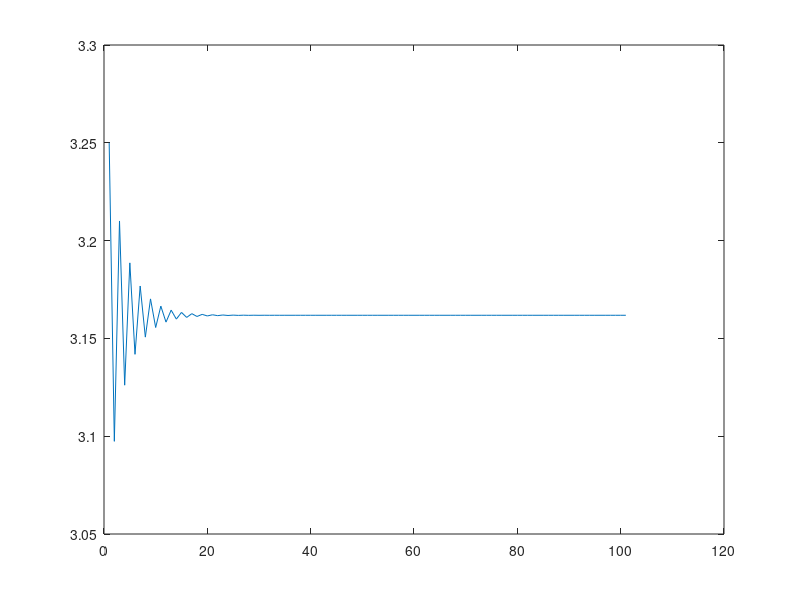

Here is the MATLAB script that generated this plot:
%-----------
% g = function to call
% x0= starting value 
% k = max number to go to. 
% good starting values were found by
% plotting plot(x, x-4*sin(2*x)-3)
% using x = -pi:pi/100:4*pi;
% which gives us x0 values of: -.75,-.5, .6, 3.25, and 4.5
% root1= -0.544442400680698
% root2= 3.161826486551968
%-----------
function X = fpi()
%function xc =fpi()
    format long; 
    k=100;
    x0=3.25;
    
    function y= g(x) 
        y = -sin(2*x) + ((5/4)*x) -(3/4); 
    end

    X(1) = x0;
    x1 = x0;
    
    for i=1:k
        x1 = g(x0);
        x0 = x1;
        X(i+1) = x1;
    end
    
    display (x1);
    plot(X);
end
    
    
